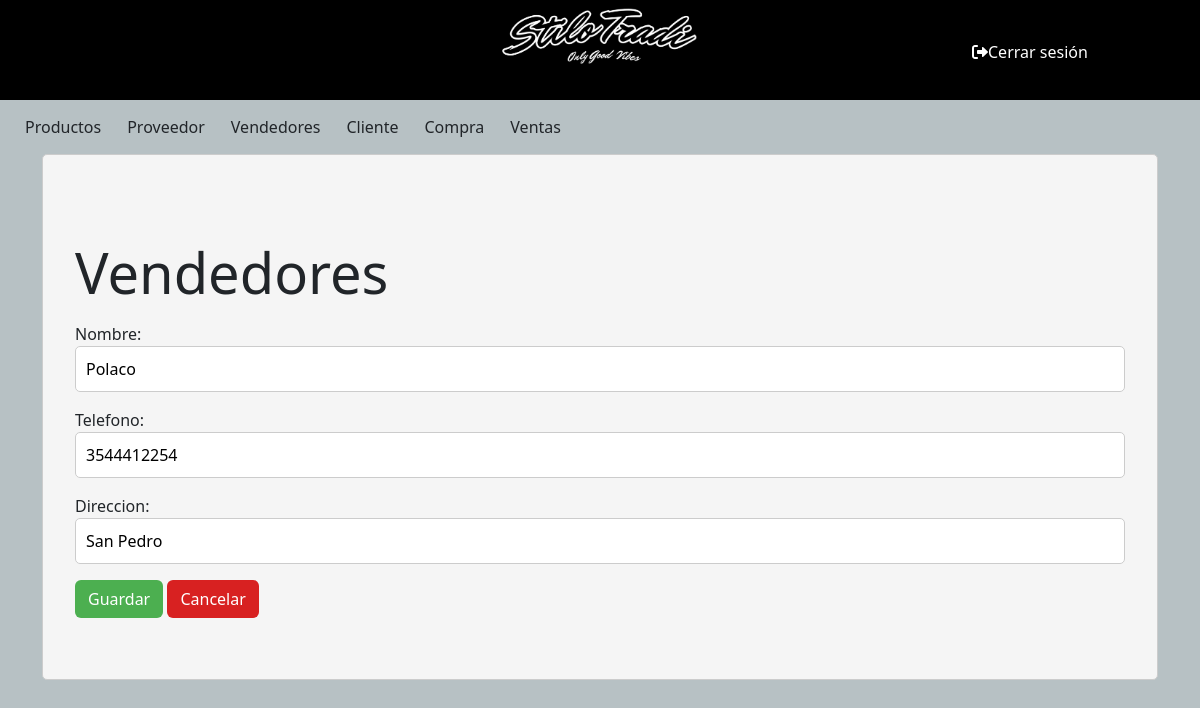
Screenshot of /vendedores/VendedoresModif/2/ with the database file from the repository.
### miAplicacion/models.py (models this page shows, shortened)
class Vendedores(models.Model):
    Nombre = models.CharField (max_length=50)
    Telefono = models.IntegerField ()
    Direccion = models.CharField (max_length=50)

### miAplicacion/views.py (the view)
# urls.py: path('vendedores/VendedoresModif/<int:pk>/', views.VendedoresModif.as_view(), name='VendedoresModif'),
class VendedoresModif(UpdateView):
    model = Vendedores
    form_class = VendedoresForm
    template_name = 'frmVendedores.html'
    success_url = reverse_lazy('vendedoresLista')

### miAplicacion/forms.py
class VendedoresForm(forms.ModelForm):
    class Meta:
        model = Vendedores
        fields = ('Nombre','Telefono','Direccion')
        widges = {
            'Nombre': forms.TextInput(attrs={'class': 'form-control'}),
            'Telefono': forms.NumberInput(attrs={'class': 'form-control'}),
            'Direccion': forms.TextInput(attrs={'class': 'form-control'}),
        }

### miProyecto/templates/frmVendedores.html (shortened to what this page needs)
{% extends 'navbar.html' %}
{% load static %}
{% block content %}
<div class="mi-contenedor">
    <div class="container mt-5">
        <div class="row">
            <h3 class="display-4 my-3">Vendedores</h3>
                <form method="post" enctype="multipart/form-data">
                    {{ form.as_p }}
                    <button class="btn custom-btn-aceptar" type="submit">Guardar</button>
                    <a class="btn custom-btn-cancelar" href="/vendedores/VendedoresLista">Cancelar</a>
                </form>
        </div>
    </div>
</div>
{% endblock %}

### miProyecto/static/estilos.css (style rules this page uses)
.mi-contenedor { background-color: #f5f5f5; padding: 20px; border: 1px solid #ccc; border-radius: 5px; }
input, select, textarea { width: 100%; margin: 5px 0; padding: 10px; border: 1px solid #ccc; border-radius: 5px; }
.btn.custom-btn-aceptar { background-color: #4CAF50; color:#ffffff; }
.btn.custom-btn-cancelar { background-color: rgb(216, 33, 33); color:#ffffff; }
.container { position: relative; margin-bottom: 25px; }

### miProyecto/templates/base.html (style rules this page uses)
body { background-color: rgb(183, 193, 196); }

### rows the page displays
Vendedores: Nombre "Polaco", Telefono "3544412254", Direccion "San Pedro"
